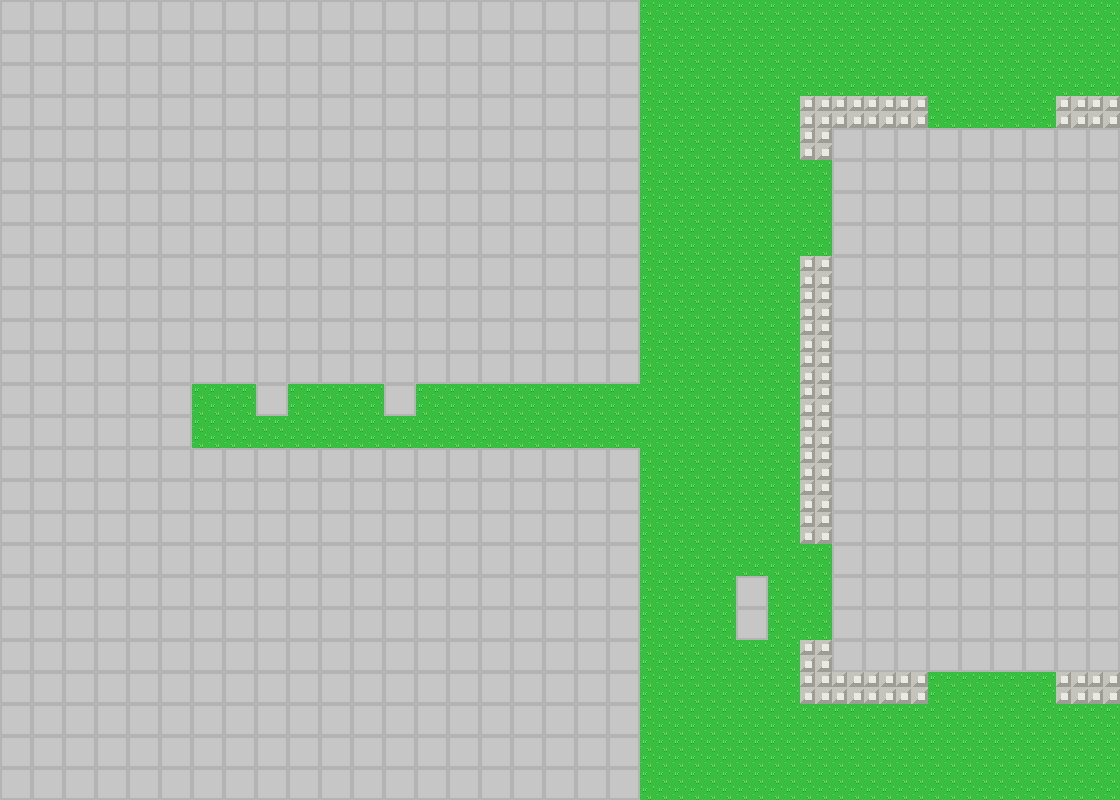

Below is a game level as drawn by its tile map, then a one-line description and the .tmx that defines it (tile-layer data replaced by summaries):
An orthogonal 35x25 tile map with 32x32 px tiles, 1 tile layer (piso), 1 hidden layer not drawn and 144 objects (109x brick, 33x block, 2x player).

<map version="1.10" tiledversion="1.11.0" orientation="orthogonal" renderorder="right-down" width="35" height="25" tilewidth="32" tileheight="32" infinite="0" nextlayerid="6" nextobjectid="169">
 <tileset firstgid="1" source="tiles.tsx" />
 <layer id="1" name="piso" width="35" height="25">
  <data>[875 cells, 875 non-empty, 3 distinct tile ids]</data>
 </layer>
 <objectgroup id="2" name="player">
  <object id="136" name="player" x="323" y="677" width="87" height="55" />
  <object id="1" name="player" x="403.5" y="160.5" width="87" height="55" />
 </objectgroup>
 <objectgroup id="3" name="bricks">
  <object id="3" name="brick" x="128.125" y="639.5" width="31.75" height="32.25" />
  <object id="4" name="brick" x="159.636" y="607.818" width="32.6818" height="32.1818" />
  <object id="6" name="brick" x="447.636" y="576.182" width="32.1818" height="31.6364" />
  <object id="10" name="brick" x="544" y="576" width="31.6364" height="31.8182" />
  <object id="13" name="brick" x="31.8182" y="544.136" width="32.2273" height="31.6818" />
  <object id="15" name="brick" x="127.636" y="479.818" width="32.3636" height="32.3636" />
  <object id="16" name="brick" x="256" y="448.25" width="31.9167" height="31.75" />
  <object id="19" name="brick" x="671.818" y="448" width="32.3636" height="32.125" />
  <object id="20" name="brick" x="736.015" y="288.048" width="31.875" height="32" />
  <object id="21" name="brick" x="383.75" y="384" width="32.5" height="32" />
  <object id="22" name="brick" x="255.5" y="383.5" width="32.5" height="32.75" />
  <object id="23" name="brick" x="95.5" y="383.75" width="32.25" height="32.25" />
  <object id="26" name="brick" x="672" y="192" width="32" height="32" />
  <object id="30" name="brick" x="352.091" y="224" width="31.9091" height="31.6364" />
  <object id="32" name="brick" x="192" y="256" width="32" height="32" />
  <object id="34" name="brick" x="160" y="255.909" width="31.9091" height="32.0909" />
  <object id="35" name="brick" x="128" y="255.818" width="31.8182" height="32.1818" />
  <object id="36" name="brick" x="95.625" y="256" width="32.125" height="31.75" />
  <object id="37" name="brick" x="95.75" y="224.25" width="32.375" height="31.5" />
  <object id="38" name="brick" x="64.125" y="224" width="31.5" height="31.875" />
  <object id="39" name="brick" x="31.875" y="224" width="32.0625" height="31.9375" />
  <object id="40" name="brick" x="31.9375" y="192.125" width="31.9375" height="31.8125" />
  <object id="41" name="brick" x="32" y="159.875" width="31.875" height="31.9375" />
  <object id="42" name="brick" x="31.9773" y="511.989" width="31.9546" height="31.9387" />
  <object id="43" name="brick" x="32.0568" y="479.94" width="31.9546" height="31.9387" />
  <object id="44" name="brick" x="127.636" y="447.636" width="32.3636" height="32.3636" />
  <object id="45" name="brick" x="160.125" y="640.125" width="31.75" height="32.25" />
  <object id="46" name="brick" x="192.034" y="607.909" width="31.9318" height="32.1818" />
  <object id="47" name="brick" x="224.034" y="608.034" width="31.9318" height="32.1818" />
  <object id="48" name="brick" x="224.011" y="575.966" width="31.9318" height="32.1818" />
  <object id="49" name="brick" x="256.125" y="575.909" width="31.9318" height="32.1818" />
  <object id="50" name="brick" x="288.216" y="575.909" width="31.9318" height="32.1818" />
  <object id="51" name="brick" x="320.034" y="576" width="31.9318" height="32.1818" />
  <object id="52" name="brick" x="479.909" y="576.364" width="32.1818" height="31.6364" />
  <object id="53" name="brick" x="512.273" y="576.364" width="32.1818" height="31.6364" />
  <object id="54" name="brick" x="544.182" y="608.091" width="31.6364" height="31.8182" />
  <object id="55" name="brick" x="576.182" y="607.909" width="31.6364" height="31.8182" />
  <object id="56" name="brick" x="576.182" y="640.273" width="31.6364" height="31.8182" />
  <object id="57" name="brick" x="608.182" y="640.273" width="31.6364" height="31.8182" />
  <object id="58" name="brick" x="608.182" y="672.091" width="31.6364" height="31.8182" />
  <object id="59" name="brick" x="672.182" y="672.273" width="31.6364" height="31.8182" />
  <object id="60" name="brick" x="672.182" y="640.091" width="31.6364" height="31.8182" />
  <object id="64" name="brick" x="671.943" y="479.938" width="31.9886" height="32.125" />
  <object id="65" name="brick" x="287.792" y="448.25" width="31.9167" height="31.75" />
  <object id="66" name="brick" x="320.167" y="448.25" width="31.9167" height="31.75" />
  <object id="67" name="brick" x="352.292" y="448.125" width="31.9167" height="31.75" />
  <object id="68" name="brick" x="384.292" y="448.125" width="31.9167" height="31.75" />
  <object id="69" name="brick" x="416.167" y="448.125" width="31.9167" height="31.75" />
  <object id="70" name="brick" x="448.292" y="448.125" width="31.9167" height="31.75" />
  <object id="71" name="brick" x="480.167" y="448.125" width="31.9167" height="31.75" />
  <object id="72" name="brick" x="512.167" y="448.25" width="31.9167" height="31.75" />
  <object id="73" name="brick" x="544.042" y="448.125" width="31.9167" height="31.75" />
  <object id="74" name="brick" x="222.702" y="512.135" width="32.167" height="31.999" />
  <object id="75" name="brick" x="254.743" y="512.135" width="32.167" height="31.999" />
  <object id="76" name="brick" x="287.372" y="512.135" width="32.167" height="31.999" />
  <object id="77" name="brick" x="319.749" y="512.009" width="32.167" height="31.999" />
  <object id="78" name="brick" x="352" y="512.009" width="32.167" height="31.999" />
  <object id="79" name="brick" x="384.125" y="512.009" width="32.167" height="31.999" />
  <object id="80" name="brick" x="416.502" y="512.009" width="32.167" height="31.999" />
  <object id="81" name="brick" x="448.627" y="512.009" width="32.167" height="31.999" />
  <object id="82" name="brick" x="480.878" y="512.135" width="32.167" height="31.999" />
  <object id="83" name="brick" x="512.123" y="512.072" width="31.9167" height="31.75" />
  <object id="84" name="brick" x="544.405" y="512.125" width="31.9167" height="31.75" />
  <object id="85" name="brick" x="767.856" y="288.014" width="31.875" height="32" />
  <object id="86" name="brick" x="767.947" y="255.865" width="31.875" height="32" />
  <object id="87" name="brick" x="736.106" y="256.173" width="31.875" height="32" />
  <object id="88" name="brick" x="479.989" y="320.114" width="31.9167" height="31.75" />
  <object id="89" name="brick" x="511.989" y="320.239" width="31.9167" height="31.75" />
  <object id="90" name="brick" x="543.864" y="320.114" width="31.9167" height="31.75" />
  <object id="91" name="brick" x="575.943" y="320.046" width="31.9167" height="31.9722" />
  <object id="92" name="brick" x="607.943" y="320.014" width="31.9167" height="31.9375" />
  <object id="93" name="brick" x="608.12" y="288.03" width="31.875" height="32" />
  <object id="94" name="brick" x="608.013" y="256.03" width="31.875" height="32" />
  <object id="95" name="brick" x="608.042" y="223.989" width="31.875" height="32" />
  <object id="96" name="brick" x="607.935" y="191.989" width="31.875" height="32" />
  <object id="97" name="brick" x="607.975" y="159.978" width="31.875" height="32" />
  <object id="98" name="brick" x="608.085" y="127.978" width="31.875" height="32" />
  <object id="99" name="brick" x="255.978" y="320.112" width="31.9167" height="31.9375" />
  <object id="100" name="brick" x="256.155" y="288.128" width="31.875" height="32" />
  <object id="101" name="brick" x="256.048" y="256.128" width="31.875" height="32" />
  <object id="102" name="brick" x="256.077" y="224.087" width="31.875" height="32" />
  </objectgroup>
 <objectgroup id="4" name="blocks" />
 <layer id="5" name="ladrillos" width="35" height="25" visible="0">
  <data>[875 cells, 132 non-empty, 3 distinct tile ids]</data>
 </layer>
</map>
<!-- 61 of 144 objects omitted -->